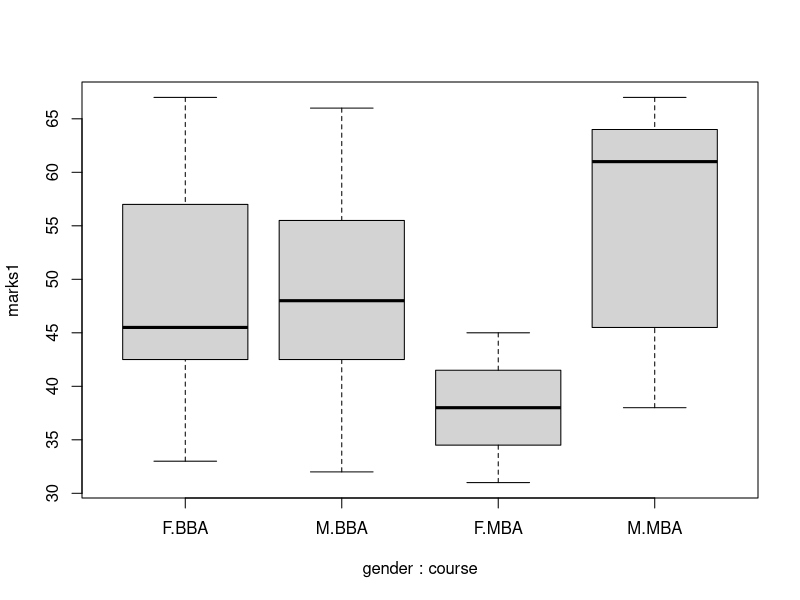

Write R code to recreate this figure.
#bookmarks

#vector----


#matrices----


#vector----

rollno = 1:30
sname = paste('Student',1:30,sep="-")
gender = sample(c('M','F'), size=30, replace=T,prob = (c(.7,.3)))
#table(gender)
#prop.table((table(gender)))
#increasing the sample space divides the proportions properly

(marks1= floor(rnorm(30,mean = 50,sd=10)))
(marks2= ceiling(rnorm(30,40,5)))
(course=sample(c('BBA','MBA'),size = 30,replace = T, prob = c(0.5,0.5)))

rollno; sname; gender
marks1;marks2; course


#create DF
df1= data.frame(rollno, sname, gender, marks1, marks2, course, stringsAsFactors = F)
str(df1) # viewing structure
head(df1) #view top 6 rows
head(df1, n=3) #view top 3 rows
head(df1[ ,c(2,4)])
class(df1) #viewing class
summary(df1) #viewing summary
nrow(df1)


#print particular column/row
df1$course

#factor creates categories- things like type, gender course should be kept as factors so that their count can be found out
df1$gender= factor(df1$gender)
df1$course= factor(df1$course)

str(df1)
summary(df1)
#boxplot(df1$marks1)
#boxplot(marks1~ gender, data=df1)
boxplot(marks1 ~ gender + course, data=df1)
df1
df1$course

df1[marks1>50 & gender=='F', c('rollno', 'sname', 'gender', 'marks1')]
names(df1)

aggregate(df1$marks1, by=list(df1$gender), FUN=sum)
aggregate(marks1 ~ gender, data=df1, FUN=sum)
aggregate(cbind(marks1,marks2) ~ gender, data=df1, FUN=max)

(df2= aggregate(cbind(marks1,marks2) ~ gender + course, data=df1, FUN= mean))







#Factors----
(grades= sample(c('A','B','C','D'), size=30,replace=T,prob=c(.3,2,.4,.1)))
summary(grades)
summary(grades)
table(grades)
(gradesFactor = factor(grades))
(gradesFactorOrdered= factor(grades, ordered = T))
summary(gradesFactorOrdered)
gradesFactorOrderedLevels= factor(grades, ordered= T, levels = c('D','C','B','A'))


